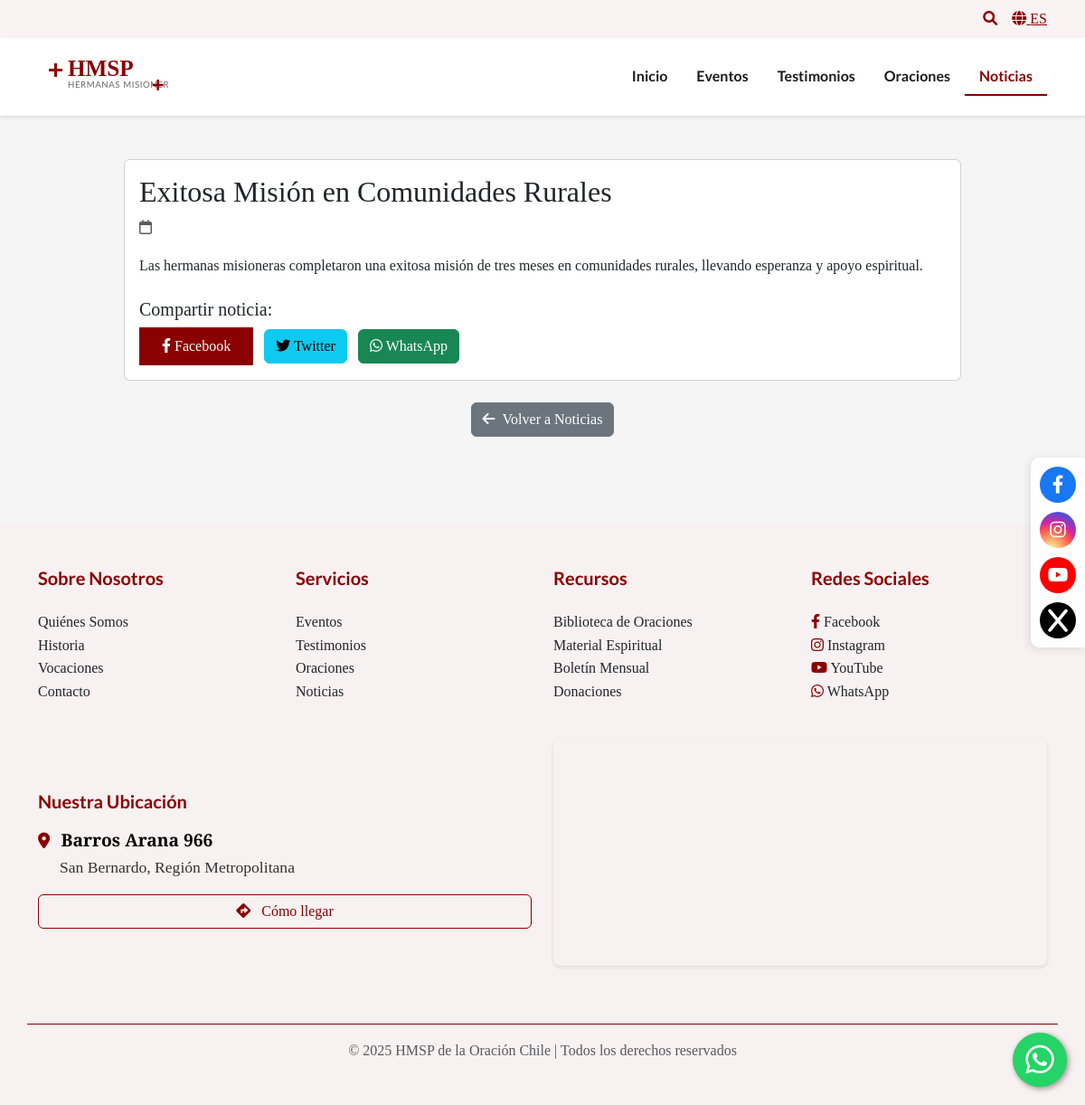
/noticias/exitosa-mision-en-comunidades-rurales/, run on the app's committed database.
### hmsp/apps/core/models.py (models this page shows, shortened)
class Noticia(models.Model):
    titulo = models.CharField(max_length=200)
    slug = models.SlugField(unique=True, blank=True)
    contenido = models.TextField()
    imagen = models.ImageField(upload_to='noticias/', blank=True, null=True)
    destacada = models.BooleanField(default=False)
    creado = models.DateTimeField(auto_now_add=True)
    modificado = models.DateTimeField(auto_now=True)
    class Meta:
        ordering = ['-creado']
        verbose_name = 'Noticia'
        verbose_name_plural = 'Noticias'

### hmsp/apps/core/views.py (the view)
# urls.py: path('noticias/<slug:slug>/', views.NoticiaDetailView.as_view(), name='noticia_detalle'),
class NoticiaDetailView(DetailView):
    model = Noticia
    template_name = 'core/noticia_detalle.html'
    context_object_name = 'noticia'

### templates/core/noticia_detalle.html (shortened to what this page needs)
{% extends "base.html" %}
{% load static %}
{% block content %}
<div class="container py-5">
    <div class="row justify-content-center">
        <div class="col-md-10">
            <div class="card">
                <div class="card-body">
                    <h2 class="card-title">{{ noticia.titulo }}</h2>
                    <div class="mb-3 text-muted">
                        <i class="far fa-calendar me-2"></i>
                    </div>
                    <div class="card-text mb-4">
                        {{ noticia.contenido|linebreaks }}
                    </div>
                    <div class="share-buttons mt-4">
                        <h5>Compartir noticia:</h5>
                        <a href="https://www.facebook.com/sharer/sharer.php?u={{ request.build_absolute_uri }}"
                           class="btn btn-primary me-2" target="_blank">
                            <i class="fab fa-facebook-f"></i> Facebook
                        </a>
                        <a href="https://twitter.com/intent/tweet?text={{ noticia.titulo }}&url={{ request.build_absolute_uri }}"
                           class="btn btn-info me-2" target="_blank">
                            <i class="fab fa-twitter"></i> Twitter
                        </a>
                        <a href="https://wa.me/?text={{ noticia.titulo }}%20{{ request.build_absolute_uri }}"
                           class="btn btn-success" target="_blank">
                            <i class="fab fa-whatsapp"></i> WhatsApp
                        </a>
                    </div>
                </div>
            </div>
            <div class="text-center mt-4">
                <a href="{% url 'core:noticias' %}" class="btn btn-secondary">
                    <i class="fas fa-arrow-left me-2"></i>Volver a Noticias
                </a>
            </div>
        </div>
    </div>
</div>
{% endblock %}

### static/css/styles.css (style rules this page uses)
:root { --color-primary: #8B0000; --color-secondary: #DEB887; --color-text: #1a1a1a; --color-light: #F5F5F5; --color-accent: #B8860B; --font-primary: 'Crimson Text', serif; --font-secondary: 'Lato', sans-serif; }
body { font-family: var(--font-primary); color: var(--color-text); line-height: 1.6; background-color: var(--color-light); }
.btn-primary { background-color: var(--color-primary); border-color: var(--color-primary); color: white !important; padding: 0.5rem 1.5rem; border-radius: 0; transition: all 0.3s ease; }

### data on the page
Noticia: titulo "Exitosa Misión en Comunidades Rurales", contenido "Las hermanas misioneras completaron una exitosa misión de tres meses en comunidades rurales, llevando esperanza y apoyo espiritual."
